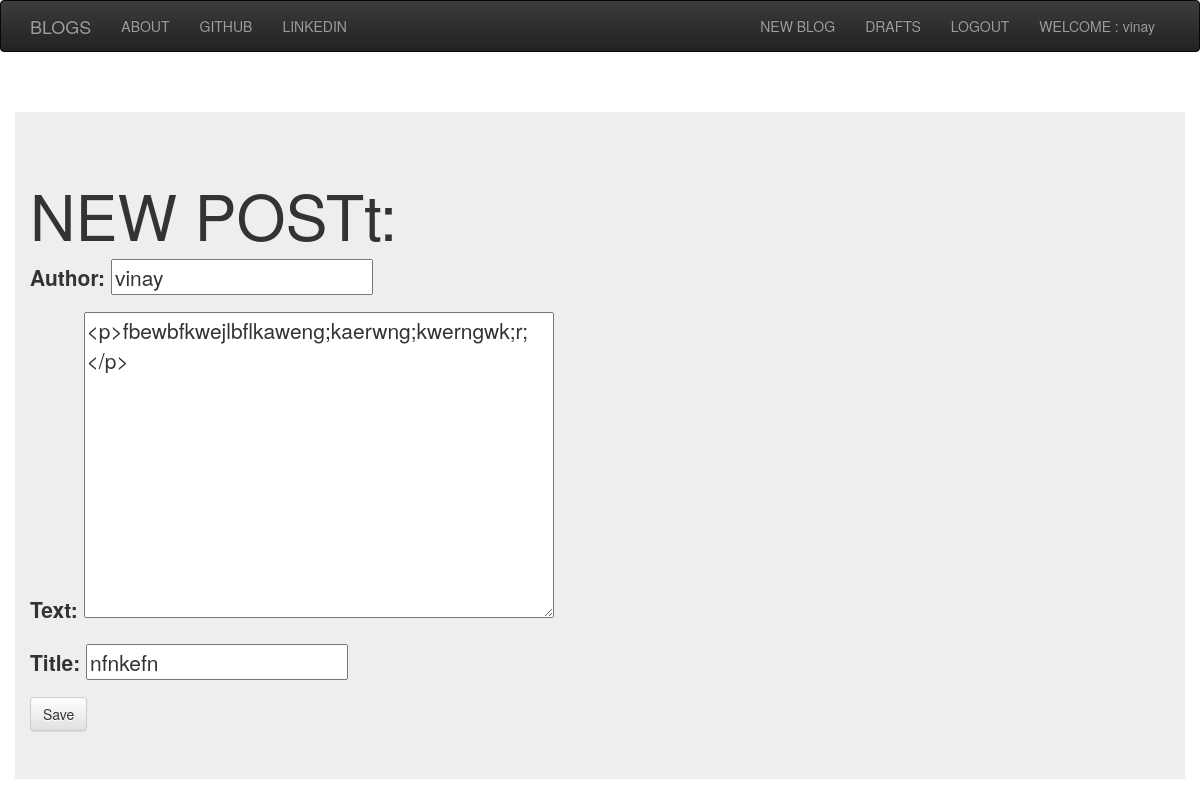
Screenshot of /post/2/edit/ (signed in) with the database file from the repository.
### blog/models.py (models this page shows, shortened)
class Post(models.Model):
    author = models.CharField(max_length = 264)
    text = models.TextField()
    title = models.CharField(max_length = 264)
    create_date = models.DateTimeField(default = timezone.now)
    published_date = models.DateTimeField(blank = True, null = True)

### blog/views.py (the view)
# urls.py: url(r'^post/(?P<pk>\d+)/edit/$',views.UpdatePostView.as_view(),name='post_edit'),
class UpdatePostView(LoginRequiredMixin,UpdateView):
    login_url = '/login/'
    redirect_field_name = 'blog/post_list.html'
    model = models.Post
    form_class = forms.PostForm

### blog/forms.py
class PostForm(forms.ModelForm):
    class Meta():
        model = Post
        fields = ('author','text','title')
        widgets = {
            'title':forms.TextInput(attrs={'class':'textinputclass'}),
            'text':forms.Textarea(attrs={'class':'editable medium-editor-textarea postcontent'})
        }

### blog/templates/blog/post_form.html (shortened to what this page needs)
{%extends 'base.html'%}
{%block body_block%}
    <h1>NEW POSTt:</h1>
    <form class="post-form" method="POST">
        {{form.as_p}}
        <button type="submit" class="save btn btn-default">Save</button>
    </form>
{%endblock%}

### blog/templates/blog/base.html (shortened to what this page needs)
<!DOCTYPE html>
<html>
    <link rel="stylesheet" href="https://maxcdn.bootstrapcdn.com/bootstrap/3.3.7/css/bootstrap.min.css"
>
        <link rel="stylesheet" href="https://maxcdn.bootstrapcdn.com/bootstrap/3.3.7/css/bootstrap-theme.min.css"
>
    <link rel="stylesheet" href="//cdn.jsdelivr.net/npm/medium-editor@latest/dist/css/medium-editor.min.css" type="text/css"
        media="screen" charset="utf-8">
    <head>
    </head>
    <body>
        <nav class="navbar navbar-inverse technofont">
            <div class="container">
                <ul class="nav navbar-nav">
                    <li><a class="navbar-brand bigbrand " href="{%url 'blog:post_list'%}">BLOGS</a></li>
                    <li><a class="navbar-link " href="{% url 'blog:about'%}">ABOUT</a></li>
                    <li><a class="navbar-link " href="https://github.com/vinaydahiya04/">GITHUB</a></li>
                    <li><a class="navbar-link " href="https://in.linkedin.com/in/vinay-dahiya-3438931b1">LINKEDIN</a></li>
                </ul>
                <div class="pull-right">
                    <ul class="nav navbar-nav">
                        {% if user.is_authenticated%}
                        <li>
                            <a href="{% url 'blog:post_new'%}">NEW BLOG</a>
                        </li>
                        <li>
                            <a href="{% url 'blog:post_draft_list'%}">DRAFTS</a>
                        </li>
                        <li>
                            <a href="{% url 'logout'%}">LOGOUT</a>
                        </li>
                        <li>
                            <a>WELCOME : {{user.username}} </a>
                        </li>
                        {%else%}
                        <li>
                            <a href="{% url 'login' %}"><span class="glyphicon glyphicon-user"></span></a>
                        </li>
                        {%endif%}
                    </ul>
                </div>
            </div>
        </nav>
        <br>
        <br>
        <div class="container jumbotron content">
            {%block body_block%}
            {%endblock%}
        </div>
    </body>
</html>

### rows the page displays
Post: author "vinay", text "<p>fbewbfkwejlbflkaweng;kaerwng;kwerngwk;r;</p>", title "nfnkefn"

### other values shown
{{ user.username }} "vinay"
